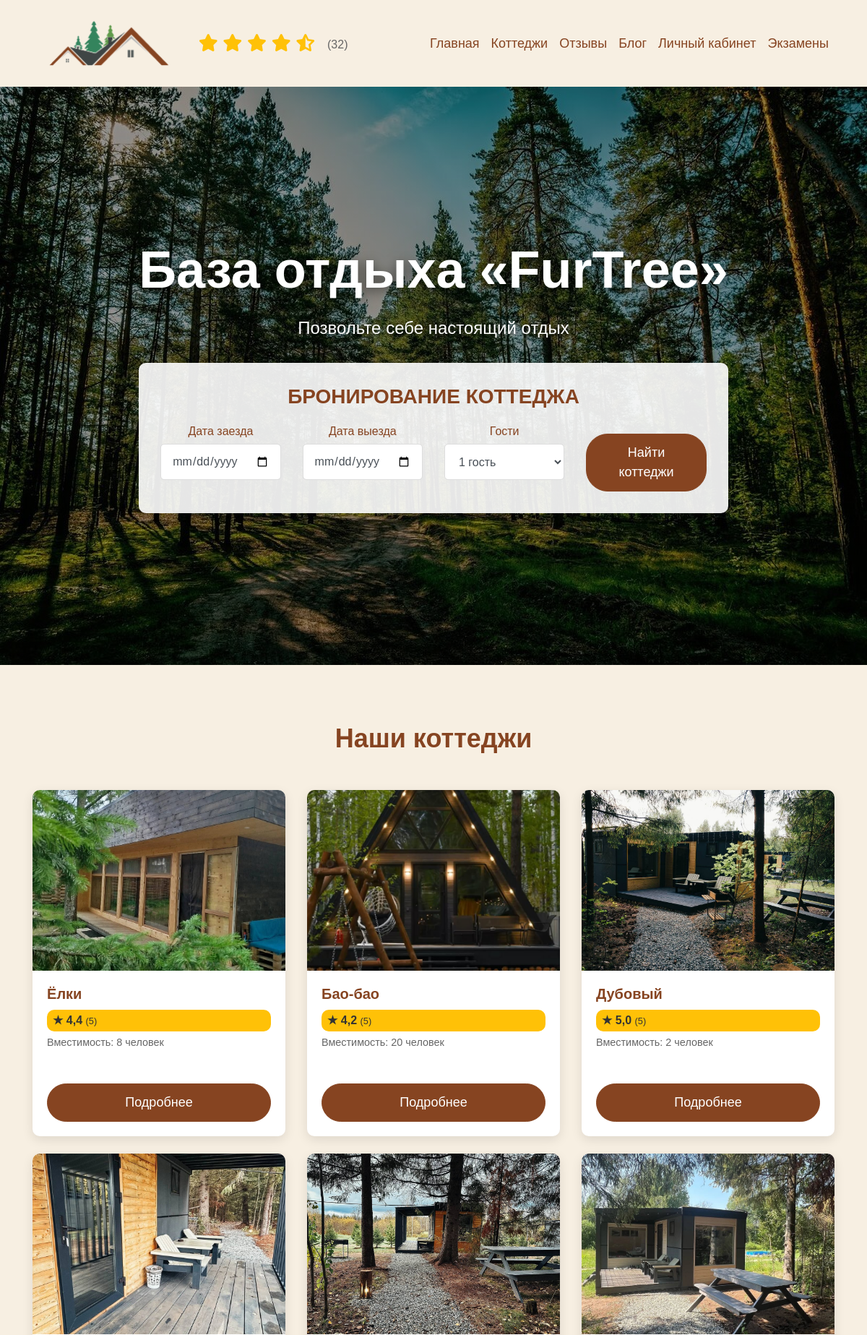
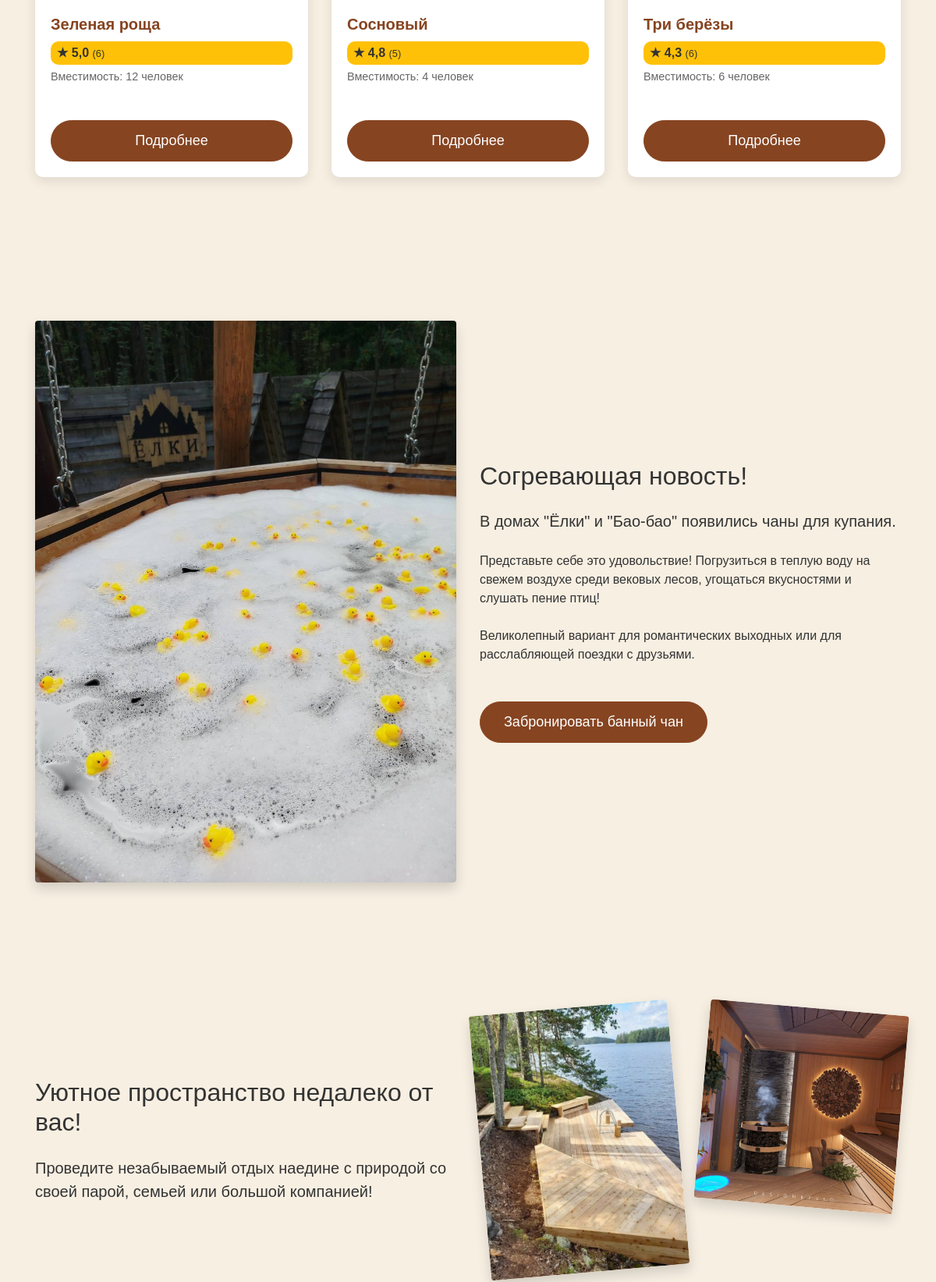
The page / (upper part) on the database its author committed (2 pictures, top to bottom).
### recreation/models.py (models this page shows, shortened)
class House(models.Model):
    house_id = models.AutoField(primary_key=True, verbose_name="ID дома")
    employee_id = models.ForeignKey(
        Employee,
        on_delete=models.SET_NULL,
        null=True,
        blank=True,
        verbose_name="Ответственный сотрудник",
    )
    name = models.CharField(max_length=100, verbose_name="Название коттеджа")
    slug = models.SlugField(
        max_length=100, unique=True, blank=True, verbose_name="URL-идентификатор"
    )
    location = models.CharField(max_length=200, verbose_name="Местоположение")
    capacity = models.IntegerField(verbose_name="Вместимость (чел.)")
    price_per_night = models.IntegerField(verbose_name="Цена за ночь (руб.)")
    image = models.ImageField(
        upload_to="houses/", verbose_name="Изображение", blank=True, null=True
    )
    is_active = models.BooleanField(default=True, verbose_name="Активен")
    history = HistoricalRecords()  # Добавляем историю
    @property
    def get_image_url(self):
        if self.image and hasattr(self.image, "url"):
            return self.image.url

### recreation/views.py (the view)
# urls.py: path("", views.home, name="home"),
def home(request):
    rating_stats = Review.objects.aggregate(
        global_avg=Avg("rating"), total=Count("review_id")
    )
    try:
        houses = House.objects.filter(is_active=True).order_by("name")
        cottages_data = []
        for house in houses:
            avg_rating = house.review_set.aggregate(Avg("rating"))["rating__avg"] or 0
            review_count = house.review_set.count()
            cottages_data.append(
                {
                    "obj": house,
                    "image_url": house.get_image_url,  # Используем свойство без вызова ()
                    "avg_rating": avg_rating,
                    "review_count": review_count,
                }
            )
        reviews = Review.objects.select_related("client_id", "house_id").order_by(
            "-created_at"
        )[:5]
        latest_posts = Post.objects.filter(status="published").order_by("-publish")[:3]
        services = Service.objects.filter(is_active=True).order_by("type", "name")[:9]
        return render(
            request,
            "home.html",
            {
                "cottages": cottages_data,
                "guest_range": range(1, 21),
                "reviews": reviews,
                "latest_posts": latest_posts,
                "services": services,
                "STATIC_URL": settings.STATIC_URL,
                "debug": settings.DEBUG,
                "global_avg_rating": rating_stats["global_avg"] or 0,
                "global_total_reviews": rating_stats["total"],
            },
        )
    except Exception as e:
        logger.error(f"Error in home view: {str(e)}")
        return render(
            request,
            "home.html",
            {
                "cottages": [],
                "guest_range": range(1, 21),
                "reviews": [],
                "latest_posts": [],
                "services": [],
                "debug": settings.DEBUG,
            },
        )

### recreation/models.py (called while the page is built)
    @property
    def short_description(self):
        return (
            (self.description[:100] + "...")
            if len(self.description) > 100
            else self.description
        )

### recreation/templates/home.html (shortened to what this page needs)
<!DOCTYPE html>
<html lang="ru">
<head>
    {% load static %}
    <link rel="stylesheet" href="https://stackpath.bootstrapcdn.com/bootstrap/4.5.2/css/bootstrap.min.css">
    <link rel="stylesheet" href="https://cdnjs.cloudflare.com/ajax/libs/font-awesome/6.0.0/css/all.min.css">
    <link rel="stylesheet" href="https://cdnjs.cloudflare.com/ajax/libs/slick-carousel/1.8.1/slick.min.css">
    <link rel="stylesheet" href="https://cdnjs.cloudflare.com/ajax/libs/slick-carousel/1.8.1/slick-theme.min.css">
    <link rel="stylesheet" href="https://cdnjs.cloudflare.com/ajax/libs/bootstrap-datepicker/1.9.0/css/bootstrap-datepicker.min.css">
</head>
<body>
     <nav class="navbar navbar-expand-lg navbar-light">
        <div class="container">
            <a class="navbar-brand" href="#">
                <img src="{% static 'images/logotip.png' %}" alt="FurTree Logo">
            </a>
            <div class="global-stats">
                <div class="star-rating" title="Средний рейтинг: {{ global_avg_rating|floatformat:1 }} из 5">
                    {% for i in "12345" %}
                        {% if global_avg_rating >= forloop.counter %}
                            <i class="fas fa-star active"></i>
                        {% elif global_avg_rating|add:-0.5 >= forloop.counter|add:-1 %}
                            <i class="fas fa-star-half-alt active"></i>
                        {% else %}
                            <i class="far fa-star"></i>
                        {% endif %}
                    {% endfor %}
                    <span class="review-count">({{ global_total_reviews }})</span>
                </div>
            </div>
            <div class="collapse navbar-collapse" id="navbarNav">
                <ul class="navbar-nav ml-auto">
                    <li class="nav-item active">
                        <a class="nav-link" href="{% url 'home' %}">Главная</a>
                    </li>
                    <li class="nav-item">
                        <a class="nav-link" href="{% url 'cottages' %}">Коттеджи</a>
                    </li>
                    <li class="nav-item">
                        <a class="nav-link" href="{% url 'all_reviews' %}">Отзывы</a>
                    </li>
                    <li class="nav-item">
                        <a class="nav-link" href="{% url 'post_list' %}">Блог</a>
                    </li>
                    <li class="nav-item">
                        <a class="nav-link" href="{% url 'account' %}">Личный кабинет</a>
                    </li>
                    <li class="nav-item">
                        <a class="nav-link" href="{% url 'dzexam' %}">Экзамены</a>
                    </li>
                </ul>
            </div>
        </div>
    </nav>
    <section class="hero-section">
        <div class="hero-content">
            <h1 class="hero-title">База отдыха «FurTree»</h1>
            <p class="hero-subtitle">Позвольте себе настоящий отдых</p>
            <div class="booking-form">
                <h3 class="booking-title">БРОНИРОВАНИЕ КОТТЕДЖА</h3>
                <form method="GET" action="{% url 'cottages' %}">
                    <div class="row">
                        <div class="col-md-3 mb-3">
                            <label>Дата заезда</label>
                            <input type="date" class="form-control" name="check_in" id="checkinDate" required>
                        </div>
                        <div class="col-md-3 mb-3">
                            <label>Дата выезда</label>
                            <input type="date" class="form-control" name="check_out" id="checkoutDate" required>
                        </div>
                        <div class="col-md-3 mb-3">
                            <label>Гости</label>
                            <select class="form-control" name="guests" required>
                                {% for i in guest_range %}
                                    <option value="{{ i }}" {% if guests == i %}selected{% endif %}>
                                        {{ i }}
                                        {% if i == 1 %}гость
                                        {% elif i >= 2 and i <= 4 %}гостя
                                        {% else %}гостей
                                        {% endif %}
                                    </option>
                                {% endfor %}
                            </select>
                        </div>
                        <div class="col-md-3 d-flex align-items-end">
                            <button type="submit" class="btn btn-primary btn-block">Найти коттеджи</button>
                        </div>
                    </div>
                </form>
            </div>
        </div>
    </section>
    <section class="section">
        <div class="container">
            <h2 class="section-title">Наши коттеджи</h2>
            <div class="row">
                {% for cottage in cottages %}
                <div class="col-lg-4 col-md-6 mb-4">
                    <div class="cottage-card">
                        <div class="cottage-img-container">
                            <img src="../static/images/{{ cottage.obj.slug }}.jpg"
                                class="cottage-img"
                                alt="{{ cottage.obj.name }}"
                                onerror="this.onerror=null;this.src='{% static 'images/no-image.jpg' %}'">
                        </div>
                        <div class="cottage-body">
                            <h3 class="cottage-title">{{ cottage.obj.name }}</h3>
                            <div class="rating-badge">
                                ★ {{ cottage.avg_rating|default:"-"|floatformat:1 }}
                                <small>({{ cottage.review_count }})</small>
                            </div>
                            <p class="cottage-capacity">Вместимость: {{ cottage.obj.capacity }} человек</p>
                            <div class="cottage-buttons">
                                <a href="{% url 'cottage_detail' slug=cottage.obj.slug %}" class="btn btn-primary">
                                    Подробнее
                                </a>
                            </div>
                        </div>
                    </div>
                </div>
                {% empty %}
                <div class="col-12">
                    <div class="alert alert-info text-center">
                        В данный момент нет доступных коттеджей. Пожалуйста, проверьте позже.
                    </div>
                </div>
                {% endfor %}
            </div>
        </div>
    </section>
    <section class="section">
        <div class="container">
            <div class="row align-items-center">
                <div class="col-lg-6 mb-4 mb-lg-0">
                    <img src="{% static 'images/yolki-chan.jpg' %}" alt="Банный чан" class="img-fluid rounded shadow">
                </div>
                <div class="col-lg-6">
                    <h2 class="mb-4">Согревающая новость!</h2>
                    <p class="lead mb-4">В домах "Ёлки" и "Бао-бао" появились чаны для купания.</p>
                    <p class="mb-4">Представьте себе это удовольствие! Погрузиться в теплую воду на свежем воздухе среди вековых лесов, угощаться вкусностями и слушать пение птиц!</p>
                    <p class="mb-5">Великолепный вариант для романтических выходных или для расслабляющей поездки с друзьями.</p>
                    <button class="btn btn-primary">Забронировать банный чан</button>
                </div>
            </div>
        </div>
    </section>
    <section class="section bg">
        <div class="container">
            <div class="row align-items-center">
                <div class="col-lg-6 order-lg-2 mb-4 mb-lg-0">
                    <div class="row">
                        <div class="col-6">
                            <img src="{% static 'images/naberezhnaya.jpg' %}" alt="Набережная" class="img-fluid mb-3 rounded shadow" style="transform: rotate(-5deg);">
                        </div>
                        <div class="col-6">
                            <img src="{% static 'images/spa-banya-smak.jpg' %}" alt="Спа-баня" class="img-fluid mb-3 rounded shadow" style="transform: rotate(5deg);">
                        </div>
                    </div>
                </div>
                <div class="col-lg-6 order-lg-1">
                    <h2 class="mb-4">Уютное пространство недалеко от вас!</h2>
                    <p class="lead">Проведите незабываемый отдых наедине с природой со своей парой, семьей или большой компанией!</p>
                </div>
            </div>
        </div>
    </section>
</body>
</html>

### rows shown on the page
House: obj.slug (picture), obj.name "Ёлки", avg_rating "4,4", review_count "5", obj.capacity "8"
House: obj.slug (picture), obj.name "Бао-бао", avg_rating "4,2", review_count "5", obj.capacity "20"
House: obj.slug (picture), obj.name "Дубовый", avg_rating "5,0", review_count "5", obj.capacity "2"
House: obj.slug (picture), obj.name "Зеленая роща", avg_rating "5,0", review_count "6", obj.capacity "12"
House: obj.slug (picture), obj.name "Сосновый", avg_rating "4,8", review_count "5", obj.capacity "4"
House: obj.slug (picture), obj.name "Три берёзы", avg_rating "4,3", review_count "6", obj.capacity "6"

### other values the page prints
{{ global_total_reviews }} "32"
form field guests "1 гость"
